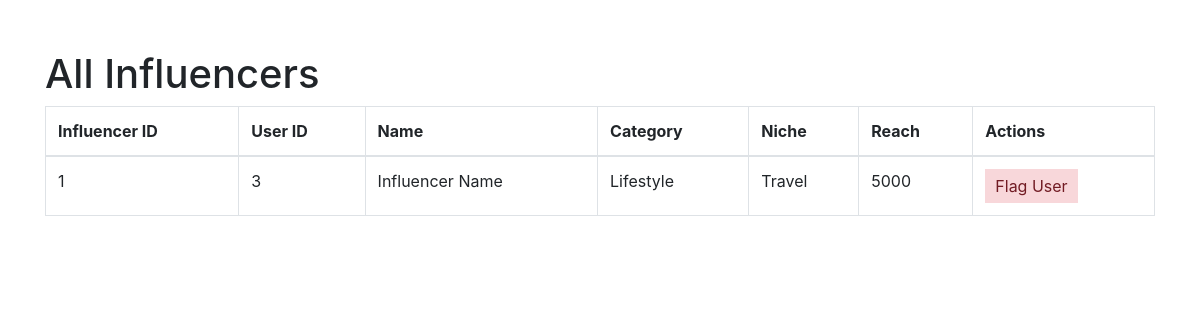
Page /admin/allinfluencers (signed in) on the earlier database version.
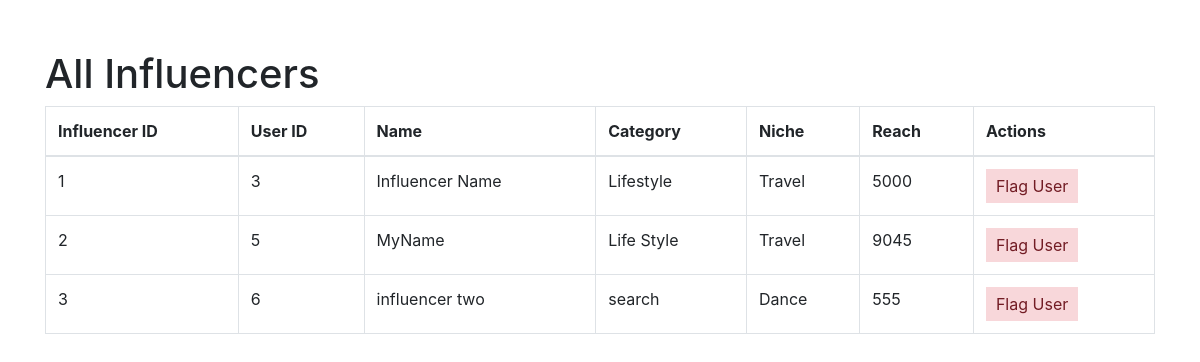
Same page on the later database version.
### models.py (models this page shows, shortened)
class Influencer(db.Model):
    __tablename__ = "influencers"
    influencer_id = db.Column(db.Integer, primary_key=True, autoincrement=True)
    user_id = db.Column(db.Integer, db.ForeignKey("users.user_id"), nullable=False)
    name = db.Column(db.String(255))
    category = db.Column(db.String(255))
    niche = db.Column(db.String(255))
    reach = db.Column(db.Integer)
    ad_requests = db.relationship("AdRequest", backref="influencer", lazy=True)
    negotiations = db.relationship("Negotiation", backref="influencer", lazy=True)

### admin.py (the view)
@admin.route("/allinfluencers")
def all_influencers():
    if "user_name" in session and "role" in session:
        if session["role"] == "admin":
            influencers = Influencer.query.all()
            return render_template("admin_allinfluencers.html", influencers=influencers)
    flash("Please Login !", "faliled")
    return redirect(url_for("home"))

### app.py (called while the page is built)
@app.before_request
def create_tables():
    init_db(app)

### models.py (called while the page is built, shortened)
def init_db(app):
    with app.app_context():
        db.create_all()

### templates/admin_allinfluencers.html (shortened to what this page needs)
<!DOCTYPE html>
<html lang="en">
<head>
    <link rel="stylesheet" href="https://stackpath.bootstrapcdn.com/bootstrap/4.3.1/css/bootstrap.min.css">
</head>
<body>
    <div class="container">
        <h1>All Influencers</h1>
        <table class="table table-bordered">
            <thead>
                <tr>
                    <th>Influencer ID</th>
                    <th>User ID</th>
                    <th>Name</th>
                    <th>Category</th>
                    <th>Niche</th>
                    <th>Reach</th>
                    <th>Actions</th>
                </tr>
            </thead>
            <tbody>
                {% for influencer in influencers %}
                <tr>
                    <td>{{ influencer.influencer_id }}</td>
                    <td>{{ influencer.user_id }}</td>
                    <td>{{ influencer.name }}</td>
                    <td>{{ influencer.category }}</td>
                    <td>{{ influencer.niche }}</td>
                    <td>{{ influencer.reach }}</td>
                    <td><button class="flag-button" onclick="flagUser('{{ influencer.user_id }}')">Flag User</button></td>
                </tr>
                {% endfor %}
            </tbody>
        </table>
    </div>
</body>
</html>

### templates/admin_allinfluencers.html (style rules this page uses)
.container { margin-top: 50px; }
.flag-button { background-color: #f8d7da; color: #721c24; border: none; padding: 5px 10px; cursor: pointer; }

Differences in the rows shown:
added Influencer: influencer_id "2", user_id "5", name "MyName", category "Life Style", niche "Travel", reach "9045"
added Influencer: influencer_id "3", user_id "6", name "influencer two", category "search", niche "Dance", reach "555"
